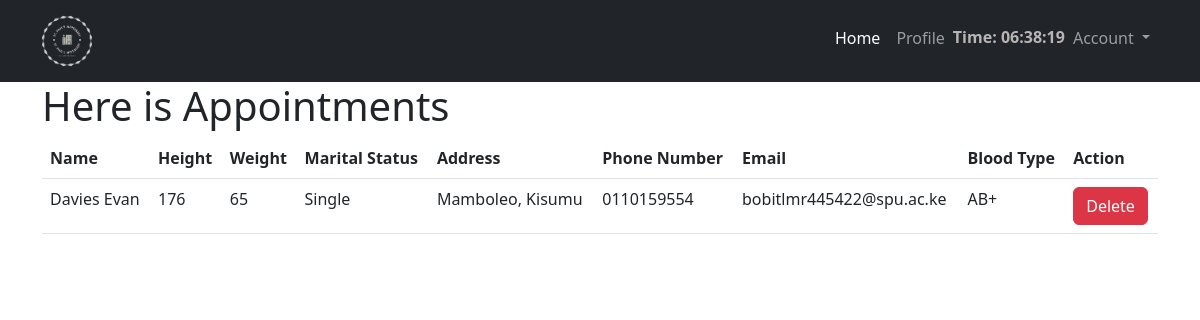
Screenshot of / (signed in) with the database file from the repository.
### app.py (models this page shows, shortened)
class User(db.Model, UserMixin):
    id = db.Column(db.Integer, primary_key=True)
    username = db.Column(db.String(30), nullable=False)
    school_id = db.Column(db.String(20),unique=True, nullable=False)
    email = db.Column(db.String(120),unique=True, nullable=False)
    user_profile = db.Column(db.String(20), nullable=False,default='default.png')
    password = db.Column(db.String(30),nullable=False)
    patient = db.relationship('Profile', backref='patient',lazy=True)
    role = db.Column(db.String(10))

class Profile(db.Model):
        id = db.Column(db.Integer,primary_key=True)
        date_registered = db.Column(db.DateTime(),nullable=False, default=datetime.utcnow)
        marital_status = db.Column(db.String(120), nullable=False)
        phonenumber = db.Column(db.String(13),unique=True, nullable=False)
        address = db.Column(db.String(20), nullable=False)
        postcode = db.Column(db.String(20),nullable=False)
        city = db.Column(db.String(30),nullable = False)
        area = db.Column(db.String(20),nullable=False)
        blood_type = db.Column(db.String(5))
        country = db.Column(db.String(20),nullable=False)
        state = db.Column(db.String(20),nullable=False)
        height = db.Column(db.Integer, default=0)
        weight = db.Column(db.Integer, default=0)
        blood_type = db.Column(db.String(10))
        patient_id = db.Column(db.Integer, db.ForeignKey('user.id'),nullable=False)

### app.py (the view)
@app.route('/')
@login_required
def home():
    if current_user.role == 'patient':
        user = User.query.get(current_user.id)
        appointments = user.patient
        return render_template('home.html', appointments=appointments)
    return redirect(url_for('login'))

### app.py (called while the page is built)
@login_manager.user_loader
def load_user(id):
    user = User.query.get(int(id) if id is not None else None)
    return user

### templates/home.html
{% extends 'layout.html' %}
{% block body %}
<div class="container">
    <h1>Here is Appointments</h1>
    {% if appointments|length < 1%}
    <h3>There are no appointments. Create on below</h3>
    {% else%}
    <table class="cd-table order-table table">
        <tr>
            <th>Name</th>
            <th>Height</th>
            <th>Weight</th>
            <th>Marital Status</th>
            <th>Address</th>
            <th>Phone Number</th>
            <th>Email</th>
            <th>Blood Type</th>
            <th>Action</th>
        </tr>
        {%for appointment in appointments%}
        <tr>
            <td>{{ current_user.username }}</td>
            <td>{{ appointment.height }}</td>
            <td>{{ appointment.weight }}</td>
            <td>{{ appointment.marital_status }}</td>
            <td>{{ appointment.address }}</td>
            <td>{{ appointment.phonenumber }}</td>
            <td>{{ current_user.email }}</td>
            <td>{{ appointment.blood_type }}</td>
            <td>
                <div class="appointment-actions">
                    <a href="/delete/{{appointment.patient_id}}" class="btn btn-danger">Delete</a>
                </div>
            </td>
        </tr>
        {%endfor%}
    </table>
    {% endif %}
{% endblock body %}

### rows the page displays
Profile: height "176", weight "65", marital_status "Single", address "Mamboleo, Kisumu", phonenumber "0110159554", blood_type "AB+"
User: username "Davies Evan", email "bobitlmr445422@spu.ac.ke"
